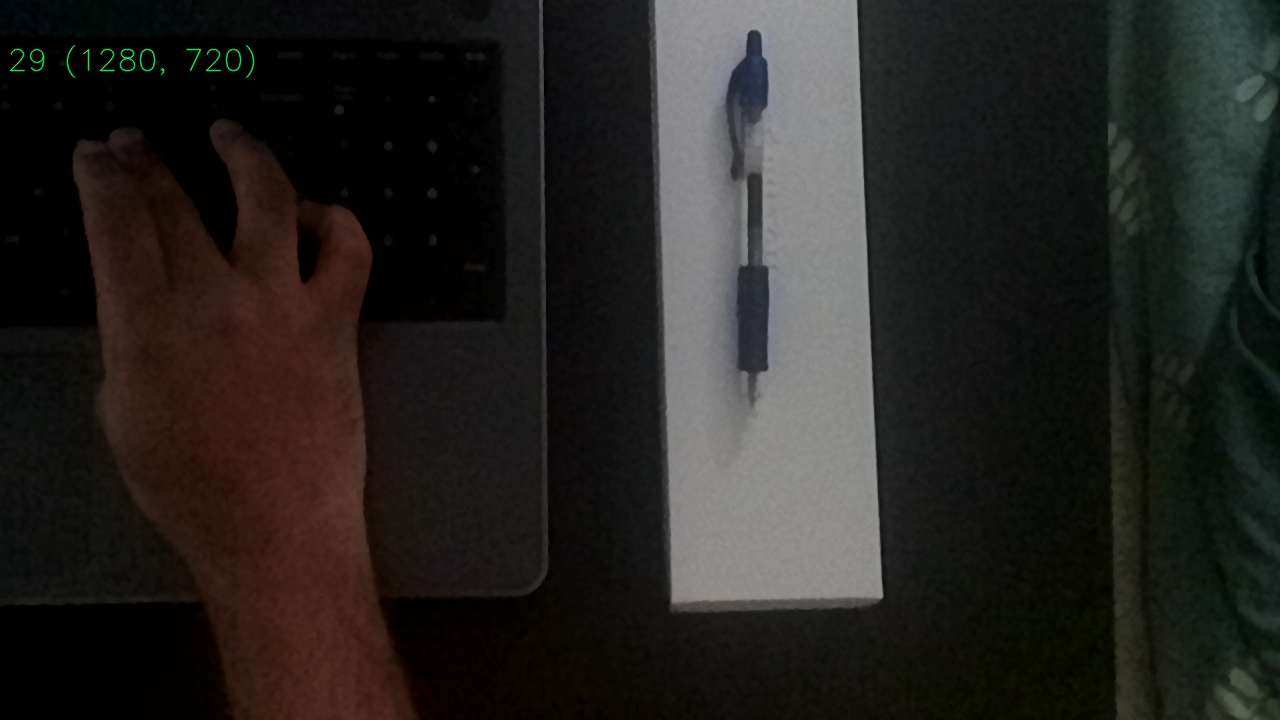
#> input picture Assignment3/6/images/image1.jpg, 1280 x 720 px, found by its file name
$ jupyter execute calculatinggDistanceUsingDisparityBasedDepth.ipynb
#> lines starting #> are read from the running program, lines starting #| are printed output that depends on the picture
[cell 1]
import cv2
import glob
import numpy as np
import matplotlib.pyplot as plt
from scipy.signal import fftconvolve,convolve2d
import math
from PIL import Image
import numpy as np
import copy
from collections import deque

[cell 2]
# Image 1 is original image with marker
# Image 2 is translated with marker
img= cv2.imread(r"I:\murali\Assignment3\question6\images\image1.jpg", 0)
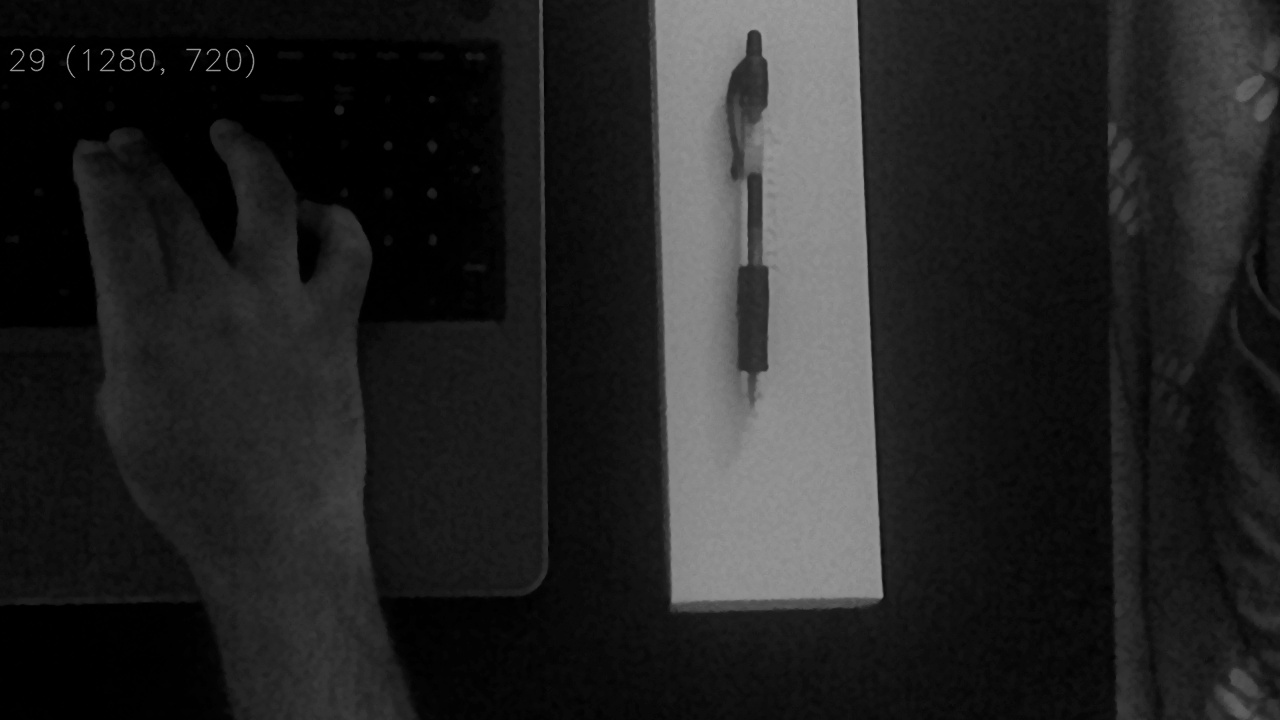
#> img: shape (720, 1280); min 0, max 166, mean 35.9
img2= cv2.imread(r"I:\murali\Assignment3\question6\images\image2.jpg", 0)
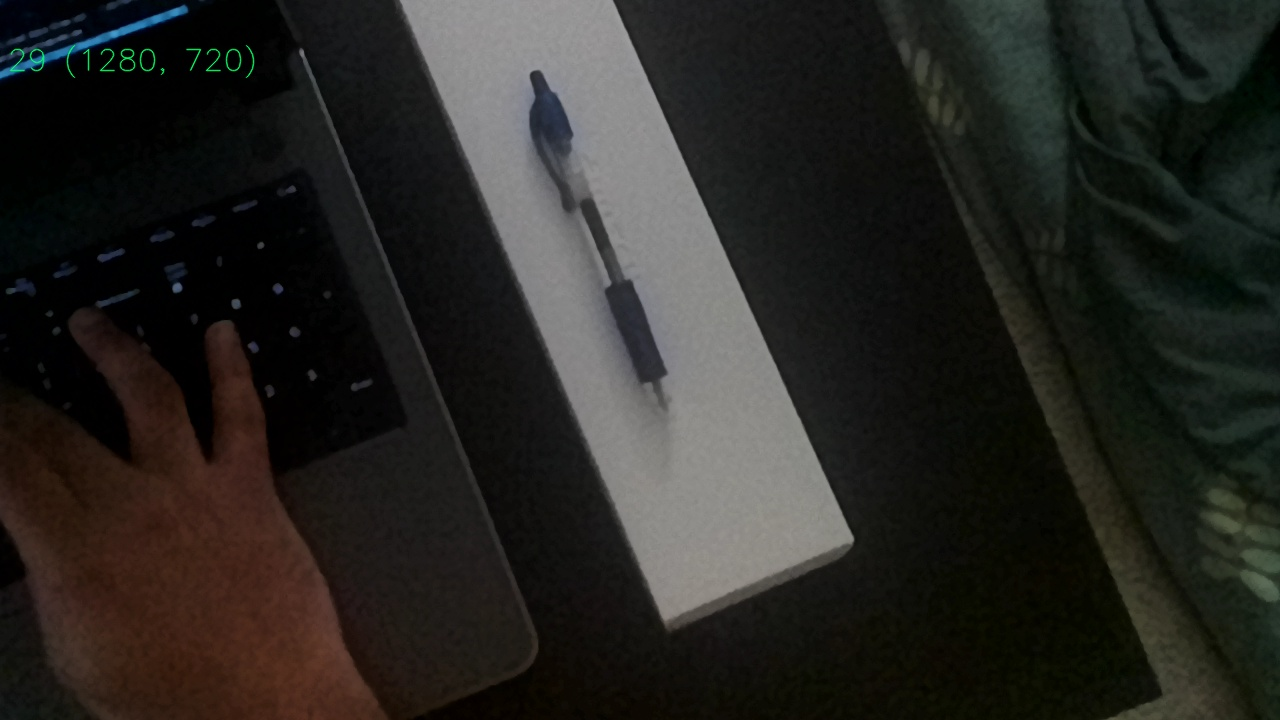
#> input picture Assignment3/6/images/image2.jpg, 1280 x 720 px, found by its file name
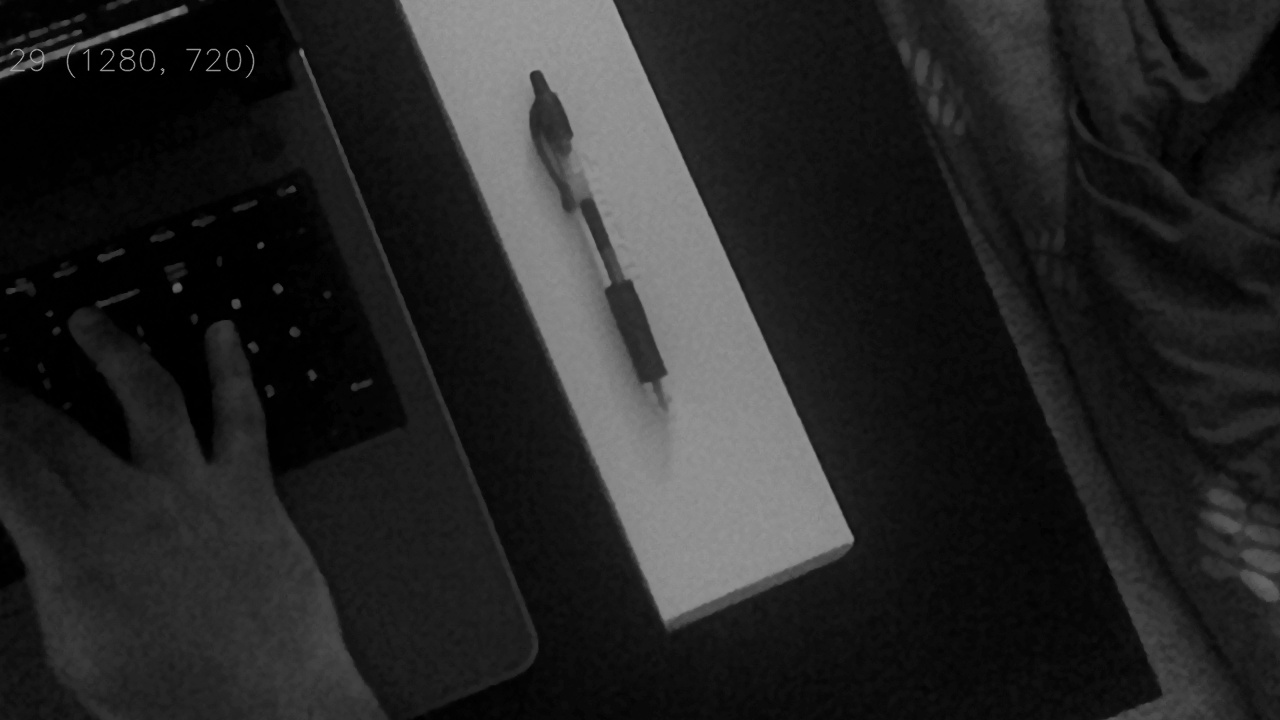
#> img2: shape (720, 1280); min 0, max 165, mean 37.6
plt.figure(figsize = (20,2))
# plt.imshow(img,cmap='gray', vmin=0, vmax=255)
# plt.show()
plt.figure(figsize = (20,2))
# plt.imshow(img2,cmap='gray', vmin=0, vmax=255)
# plt.show()
